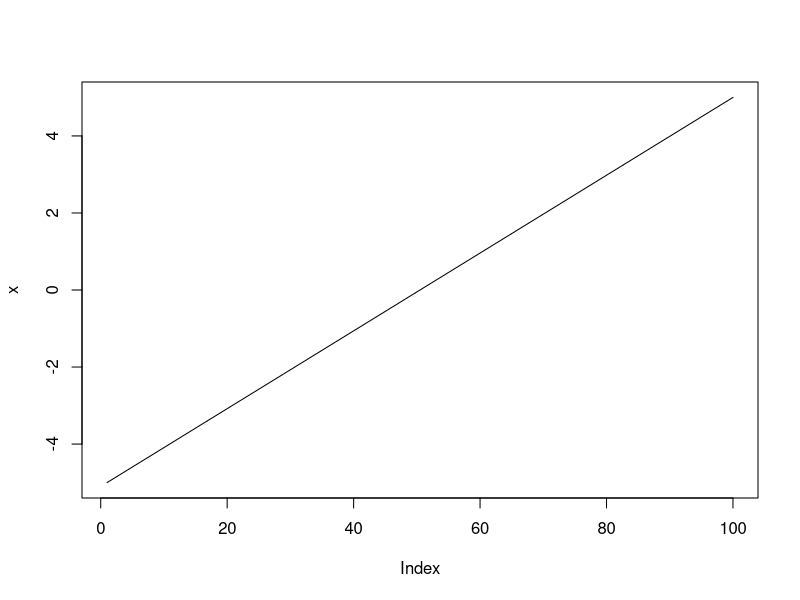
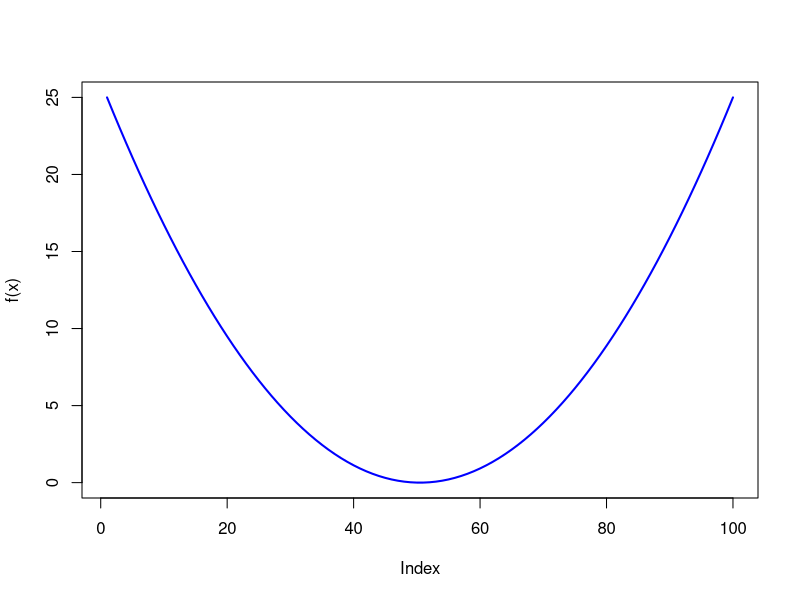

These figures' R source, in order:
library(dplyr)

x <- seq(-5,5,length=100)
plot(x,type="l")
f <- function(x) {
    return(x^2)
}
plot(f(x), type="l", lwd=2, col="blue")
